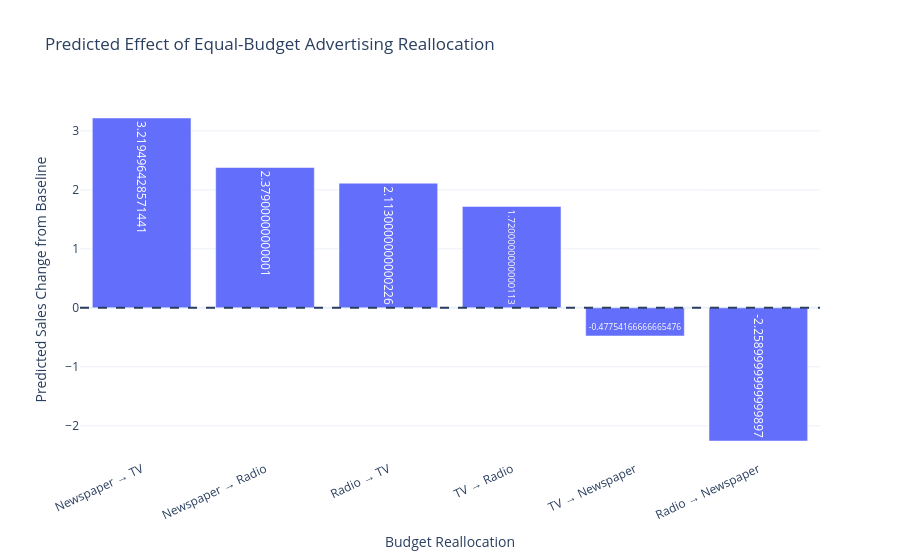

The notebook cell saved with this chart:
### Code cell
# ============================================================
# Reallocation Scenario Plot
# ============================================================

fig = px.bar(
    reallocation_analysis,
    x="Reallocation",
    y="Sales Change",
    text_auto="+.2f",
    hover_data=[
        "Transferred Budget",
        "Predicted Sales",
        "Sales Change (%)",
        "TV",
        "Radio",
        "Newspaper"
    ],
    title=(
        "Predicted Effect of Equal-Budget "
        "Advertising Reallocation"
    ),
    template="plotly_white"
)

fig.add_hline(
    y=0,
    line_dash="dash"
)

fig.update_layout(
    xaxis_title="Budget Reallocation",
    yaxis_title=(
        "Predicted Sales Change "
        "from Baseline"
    ),
    xaxis_tickangle=-25
)

fig.show()

### Figure 1 — Plotly figure (JSON) as saved in the notebook; plotly's stock layout.template omitted (floating-point values rounded to 4 significant figures)
{"data": [{"customdata": [[20.09, 17.25, 22.95, 167.1, 23.26, 10.47], [20.09, 16.41, 16.96, 147.0, 43.35, 10.47], [20.09, 16.14, 15.06, 167.1, 3.178, 30.55], [20.09, 15.75, 12.26, 127.0, 43.35, 30.55], [20.09, 13.55, -3.404, 127.0, 23.26, 50.64], [20.09, 11.77, -16.1, 147.0, 3.178, 50.64]], "hovertemplate": "Reallocation=%{x}<br>Sales Change=%{y}<br>Transferred Budget=%{customdata[0]}<br>Predicted Sales=%{customdata[1]}<br>Sales Change (%)=%{customdata[2]}<br>TV=%{customdata[3]}<br>Radio=%{customdata[4]}<br>Newspaper=%{customdata[5]}<extra></extra>", "legendgroup": "", "marker": {"color": "#636efa", "pattern": {"shape": ""}}, "name": "", "orientation": "v", "showlegend": false, "textposition": "auto", "texttemplate": "%{y:+.2f}", "type": "bar", "x": ["Newspaper → TV", "Newspaper → Radio", "Radio → TV", "TV → Radio", "TV → Newspaper", "Radio → Newspaper"], "xaxis": "x", "y": [3.219, 2.379, 2.113, 1.72, -0.4775, -2.259], "yaxis": "y"}], "layout": {"barmode": "relative", "legend": {"tracegroupgap": 0}, "shapes": [{"line": {"dash": "dash"}, "type": "line", "x0": 0, "x1": 1, "xref": "x domain", "y0": 0, "y1": 0, "yref": "y"}], "title": {"text": "Predicted Effect of Equal-Budget Advertising Reallocation"}, "xaxis": {"anchor": "y", "domain": [0, 1], "tickangle": -25, "title": {"text": "Budget Reallocation"}}, "yaxis": {"anchor": "x", "domain": [0, 1], "title": {"text": "Predicted Sales Change from Baseline"}}}}
